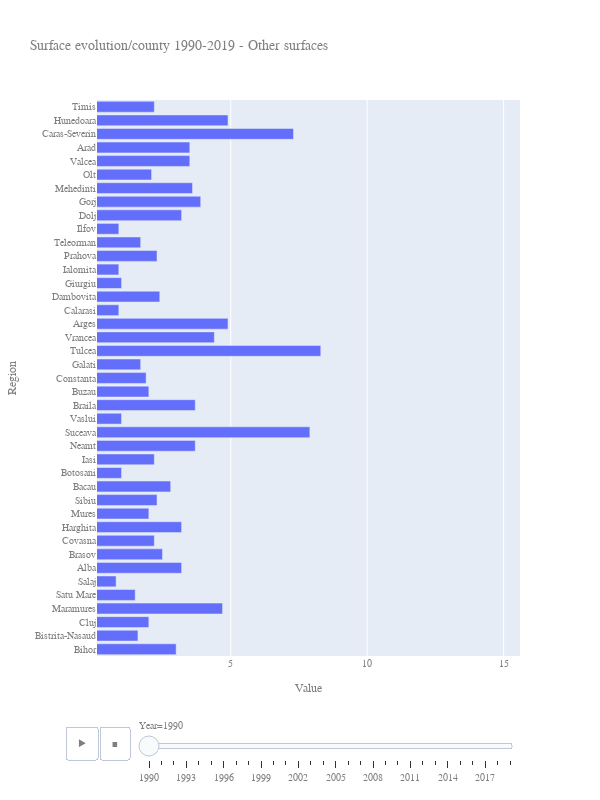

Notebook source saved alongside this figure:
### Code cell
selection_df = data_county_df.loc[data_county_df.Category=="Others"]
min_value = selection_df.Value.min()
max_value = selection_df.Value.max()
import plotly.express as px
fig = px.bar(selection_df, x="Value", y="Region", animation_frame='Year', orientation='h',
             range_color =[min_value,max_value],
             width=600, height=800, range_x = [min_value,max_value],
            title='Surface evolution/county 1990-2019 - Other surfaces')
fig.update_layout(font=dict(family="Courier New, monospace",size=10,color="#7f7f7f"))
fig.show()

### Figure 1 — Plotly figure (JSON) as saved in the notebook; plotly's stock layout.template omitted (floating-point values rounded to 4 significant figures)
{"data": [{"alignmentgroup": "True", "hovertemplate": "Year=1990<br>Value=%{x}<br>Region=%{y}<extra></extra>", "legendgroup": "", "marker": {"color": "#636efa"}, "name": "", "offsetgroup": "", "orientation": "h", "showlegend": false, "textposition": "auto", "type": "bar", "x": [3.0, 1.6, 2.0, 4.7, 1.5, 0.8, 3.2, 2.5, 2.2, 3.2, 2.0, 2.3, 2.8, 1.0, 2.2, 3.7, 7.9, 1.0, 3.7, 2.0, 1.9, 1.7, 8.3, 4.4, 4.9, 0.9, 2.4, 1.0, 0.9, 2.3, 1.7, 0.9, 3.2, 3.9, 3.6, 2.1, 3.5, 3.5, 7.3, 4.9, 2.2], "xaxis": "x", "y": ["Bihor", "Bistrita-Nasaud", "Cluj", "Maramures", "Satu Mare", "Salaj", "Alba", "Brasov", "Covasna", "Harghita", "Mures", "Sibiu", "Bacau", "Botosani", "Iasi", "Neamt", "Suceava", "Vaslui", "Braila", "Buzau", "Constanta", "Galati", "Tulcea", "Vrancea", "Arges", "Calarasi", "Dambovita", "Giurgiu", "Ialomita", "Prahova", "Teleorman", "Ilfov", "Dolj", "Gorj", "Mehedinti", "Olt", "Valcea", "Arad", "Caras-Severin", "Hunedoara", "Timis"], "yaxis": "y"}], "layout": {"barmode": "relative", "font": {"color": "#7f7f7f", "family": "Courier New, monospace", "size": 10}, "height": 800, "legend": {"tracegroupgap": 0}, "sliders": [{"active": 0, "currentvalue": {"prefix": "Year="}, "len": 0.9, "pad": {"b": 10, "t": 60}, "steps": [{"args": [["1990"], {"frame": {"duration": 0, "redraw": true}, "fromcurrent": true, "mode": "immediate", "transition": {"duration": 0, "easing": "linear"}}], "label": "1990", "method": "animate"}, {"args": [["1991"], {"frame": {"duration": 0, "redraw": true}, "fromcurrent": true, "mode": "immediate", "transition": {"duration": 0, "easing": "linear"}}], "label": "1991", "method": "animate"}, {"args": [["1992"], {"frame": {"duration": 0, "redraw": true}, "fromcurrent": true, "mode": "immediate", "transition": {"duration": 0, "easing": "linear"}}], "label": "1992", "method": "animate"}, {"args": [["1993"], {"frame": {"duration": 0, "redraw": true}, "fromcurrent": true, "mode": "immediate", "transition": {"duration": 0, "easing": "linear"}}], "label": "1993", "method": "animate"}, {"args": [["1994"], {"frame": {"duration": 0, "redraw": true}, "fromcurrent": true, "mode": "immediate", "transition": {"duration": 0, "easing": "linear"}}], "label": "1994", "method": "animate"}, {"args": [["1995"], {"frame": {"duration": 0, "redraw": true}, "fromcurrent": true, "mode": "immediate", "transition": {"duration": 0, "easing": "linear"}}], "label": "1995", "method": "animate"}, {"args": [["1996"], {"frame": {"duration": 0, "redraw": true}, "fromcurrent": true, "mode": "immediate", "transition": {"duration": 0, "easing": "linear"}}], "label": "1996", "method": "animate"}, {"args": [["1997"], {"frame": {"duration": 0, "redraw": true}, "fromcurrent": true, "mode": "immediate", "transition": {"duration": 0, "easing": "linear"}}], "label": "1997", "method": "animate"}, {"args": [["1998"], {"frame": {"duration": 0, "redraw": true}, "fromcurrent": true, "mode": "immediate", "transition": {"duration": 0, "easing": "linear"}}], "label": "1998", "method": "animate"}, {"args": [["1999"], {"frame": {"duration": 0, "redraw": true}, "fromcurrent": true, "mode": "immediate", "transition": {"duration": 0, "easing": "linear"}}], "label": "1999", "method": "animate"}, {"args": [["2000"], {"frame": {"duration": 0, "redraw": true}, "fromcurrent": true, "mode": "immediate", "transition": {"duration": 0, "easing": "linear"}}], "label": "2000", "method": "animate"}, {"args": [["2001"], {"frame": {"duration": 0, "redraw": true}, "fromcurrent": true, "mode": "immediate", "transition": {"duration": 0, "easing": "linear"}}], "label": "2001", "method": "animate"}, {"args": [["2002"], {"frame": {"duration": 0, "redraw": true}, "fromcurrent": true, "mode": "immediate", "transition": {"duration": 0, "easing": "linear"}}], "label": "2002", "method": "animate"}, {"args": [["2003"], {"frame": {"duration": 0, "redraw": true}, "fromcurrent": true, "mode": "immediate", "transition": {"duration": 0, "easing": "linear"}}], "label": "2003", "method": "animate"}, {"args": [["2004"], {"frame": {"duration": 0, "redraw": true}, "fromcurrent": true, "mode": "immediate", "transition": {"duration": 0, "easing": "linear"}}], "label": "2004", "method": "animate"}, {"args": [["2005"], {"frame": {"duration": 0, "redraw": true}, "fromcurrent": true, "mode": "immediate", "transition": {"duration": 0, "easing": "linear"}}], "label": "2005", "method": "animate"}, {"args": [["2006"], {"frame": {"duration": 0, "redraw": true}, "fromcurrent": true, "mode": "immediate", "transition": {"duration": 0, "easing": "linear"}}], "label": "2006", "method": "animate"}, {"args": [["2007"], {"frame": {"duration": 0, "redraw": true}, "fromcurrent": true, "mode": "immediate", "transition": {"duration": 0, "easing": "linear"}}], "label": "2007", "method": "animate"}, {"args": [["2008"], {"frame": {"duration": 0, "redraw": true}, "fromcurrent": true, "mode": "immediate", "transition": {"duration": 0, "easing": "linear"}}], "label": "2008", "method": "animate"}, {"args": [["2009"], {"frame": {"duration": 0, "redraw": true}, "fromcurrent": true, "mode": "immediate", "transition": {"duration": 0, "easing": "linear"}}], "label": "2009", "method": "animate"}, {"args": [["2010"], {"frame": {"duration": 0, "redraw": true}, "fromcurrent": true, "mode": "immediate", "transition": {"duration": 0, "easing": "linear"}}], "label": "2010", "method": "animate"}, {"args": [["2011"], {"frame": {"duration": 0, "redraw": true}, "fromcurrent": true, "mode": "immediate", "transition": {"duration": 0, "easing": "linear"}}], "label": "2011", "method": "animate"}, {"args": [["2012"], {"frame": {"duration": 0, "redraw": true}, "fromcurrent": true, "mode": "immediate", "transition": {"duration": 0, "easing": "linear"}}], "label": "2012", "method": "animate"}, {"args": [["2013"], {"frame": {"duration": 0, "redraw": true}, "fromcurrent": true, "mode": "immediate", "transition": {"duration": 0, "easing": "linear"}}], "label": "2013", "method": "animate"}, {"args": [["2014"], {"frame": {"duration": 0, "redraw": true}, "fromcurrent": true, "mode": "immediate", "transition": {"duration": 0, "easing": "linear"}}], "label": "2014", "method": "animate"}, {"args": [["2015"], {"frame": {"duration": 0, "redraw": true}, "fromcurrent": true, "mode": "immediate", "transition": {"duration": 0, "easing": "linear"}}], "label": "2015", "method": "animate"}, {"args": [["2016"], {"frame": {"duration": 0, "redraw": true}, "fromcurrent": true, "mode": "immediate", "transition": {"duration": 0, "easing": "linear"}}], "label": "2016", "method": "animate"}, {"args": [["2017"], {"frame": {"duration": 0, "redraw": true}, "fromcurrent": true, "mode": "immediate", "transition": {"duration": 0, "easing": "linear"}}], "label": "2017", "method": "animate"}, {"args": [["2018"], {"frame": {"duration": 0, "redraw": true}, "fromcurrent": true, "mode": "immediate", "transition": {"duration": 0, "easing": "linear"}}], "label": "2018", "method": "animate"}, {"args": [["2019"], {"frame": {"duration": 0, "redraw": true}, "fromcurrent": true, "mode": "immediate", "transition": {"duration": 0, "easing": "linear"}}], "label": "2019", "method": "animate"}], "x": 0.1, "xanchor": "left", "y": 0, "yanchor": "top"}], "title": {"text": "Surface evolution/county 1990-2019 - Other surfaces"}, "updatemenus": [{"buttons": [{"args": [null, {"frame": {"duration": 500, "redraw": true}, "fromcurrent": true, "mode": "immediate", "transition": {"duration": 500, "easing": "linear"}}], "label": "&#9654;", "method": "animate"}, {"args": [[null], {"frame": {"duration": 0, "redraw": true}, "fromcurrent": true, "mode": "immediate", "transition": {"duration": 0, "easing": "linear"}}], "label": "&#9724;", "method": "animate"}], "direction": "left", "pad": {"r": 10, "t": 70}, "showactive": false, "type": "buttons", "x": 0.1, "xanchor": "right", "y": 0, "yanchor": "top"}], "width": 600, "xaxis": {"anchor": "y", "domain": [0.0, 1.0], "range": [0.1, 15.6], "title": {"text": "Value"}}, "yaxis": {"anchor": "x", "domain": [0.0, 1.0], "title": {"text": "Region"}}}}
